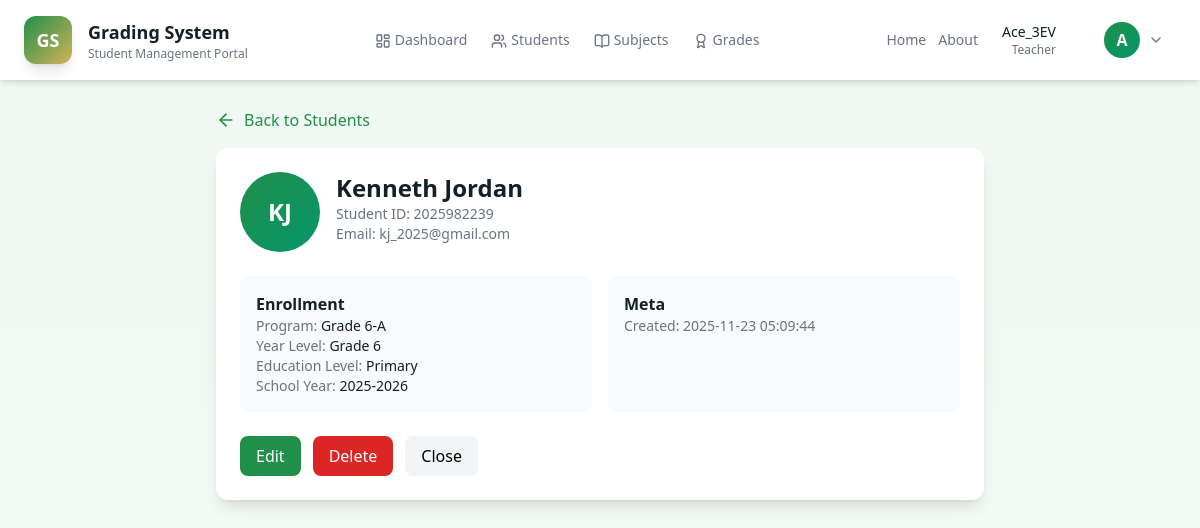
/students/view/10 (signed in), run on the app's committed database.
### tables this page shows
CREATE TABLE students (
        id INTEGER PRIMARY KEY AUTOINCREMENT,
        student_id TEXT UNIQUE NOT NULL,
        first_name TEXT NOT NULL,
        last_name TEXT NOT NULL,
        email TEXT UNIQUE NOT NULL,
        section TEXT NOT NULL,
        year_level TEXT NOT NULL,
        education_level TEXT NOT NULL DEFAULT 'Secondary',
        created_at TIMESTAMP DEFAULT CURRENT_TIMESTAMP
    , school_year TEXT DEFAULT "", teacher_id INTEGER DEFAULT NULL);

### app.py (the view)
@app.route('/students/view/<int:student_id>')
@login_required
def view_student(student_id):
    conn = get_db()
    student = conn.execute('SELECT * FROM students WHERE id = ?', (student_id,)).fetchone()
    conn.close()
    if not student:
        flash('Student not found.', 'warning')
        return redirect(url_for('students'))
    return render_template('view_student.html', student=dict(student))

### app.py (called while the page is built)
def get_db():
    conn = sqlite3.connect(app.config['DATABASE'])
    conn.row_factory = sqlite3.Row
    return conn

def login_required(f):
    @wraps(f)
    def decorated_function(*args, **kwargs):
        if 'user_id' not in session:
            flash('Please log in to access this page.', 'warning')
            return redirect(url_for('login'))
        return f(*args, **kwargs)
    return decorated_function

### templates/view_student.html (shortened to what this page needs)
{% extends "base.html" %}  {% block content %}
<div class="p-7">
  <div class="max-w-3xl mx-auto">
    <a
      href="{{ url_for('students') }}"
      class="inline-flex items-center text-primary-green hover:text-emerald-700 transition-colors mb-4"
    >
      <i data-lucide="arrow-left" class="w-5 h-5 mr-2"></i>
      Back to Students
    </a>
    <div class="bg-white rounded-xl shadow-lg p-6">
      <div class="flex items-start gap-4">
        <div
          class="h-20 w-20 rounded-full bg-gradient-to-br from-primary-green to-emerald-600 flex items-center justify-center text-white font-bold text-2xl"
        >
          {{ student.first_name[0] }}{{ student.last_name[0] }}
        </div>
        <div>
          <h2 class="text-2xl font-bold text-text-dark">
            {{ student.first_name }} {{ student.last_name }}
          </h2>
          <p class="text-sm text-text-muted">
            Student ID: {{ student.student_id }}
          </p>
          <p class="text-sm text-text-muted">Email: {{ student.email }}</p>
        </div>
      </div>
      <div class="mt-6 grid grid-cols-1 md:grid-cols-2 gap-4">
        <div class="p-4 bg-gray-50 rounded-lg">
          <h4 class="font-semibold text-text-dark">Enrollment</h4>
          <p class="text-sm text-text-muted">
            Program:
            <span class="font-medium text-text-dark"
              >{{ student.section }}</span
            >
          </p>
          <p class="text-sm text-text-muted">
            Year Level:
            <span class="font-medium text-text-dark"
              >{{ student.year_level }}</span
            >
          </p>
          <p class="text-sm text-text-muted">
            Education Level:
            <span class="font-medium text-text-dark"
              >{{ student.education_level }}</span
            >
          </p>
          <p class="text-sm text-text-muted">
            School Year:
            <span class="font-medium text-text-dark"
              >{{ student.school_year }}</span
            >
          </p>
        </div>
        <div class="p-4 bg-gray-50 rounded-lg">
          <h4 class="font-semibold text-text-dark">Meta</h4>
          <p class="text-sm text-text-muted">
            Created: {{ student.created_at[:19] if student.created_at else 'N/A'
            }}
          </p>
        </div>
      </div>
      <div class="mt-6 flex gap-3">
        <a
          href="{{ url_for('edit_student', student_id=student.id) }}"
          class="px-4 py-2 bg-primary-green text-white rounded-lg"
          >Edit</a
        >
        <button
          id="deleteStudentBtn"
          data-student-id="{{ student.id }}"
          data-student-name="{{ student.first_name }} {{ student.last_name }}"
          class="px-4 py-2 bg-red-600 text-white rounded-lg"
        >
          Delete
        </button>
        <a
          href="{{ url_for('students') }}"
          class="px-4 py-2 bg-gray-100 rounded-lg"
          >Close</a
        >
      </div>
    </div>
  </div>
</div>
{% endblock %}

### static/styles.css (style rules this page uses)
:root { --bg-light: #eef8f1; --bg-lighter: #f6faf6; --primary-green: #1f8f4a; --secondary-gold: #d4b35a; }
body { background-image: linear-gradient(to bottom, var(--bg-light), var(--bg-lighter)); min-height: 100vh; }

### data on the page
students: first_name "K", last_name "J", first_name "Kenneth", last_name "Jordan", student_id "2025982239", email "kj_2025@gmail.com", section "Grade 6-A", year_level "Grade 6", education_level "Primary", school_year "2025-2026", created_at "2025-11-23 05:09:44"

### other printed values
{{ session.username }} "Ace_3EV"
{{ session.role }} "Teacher"
{{ session.username[0] if session.username else '' }} "A"
